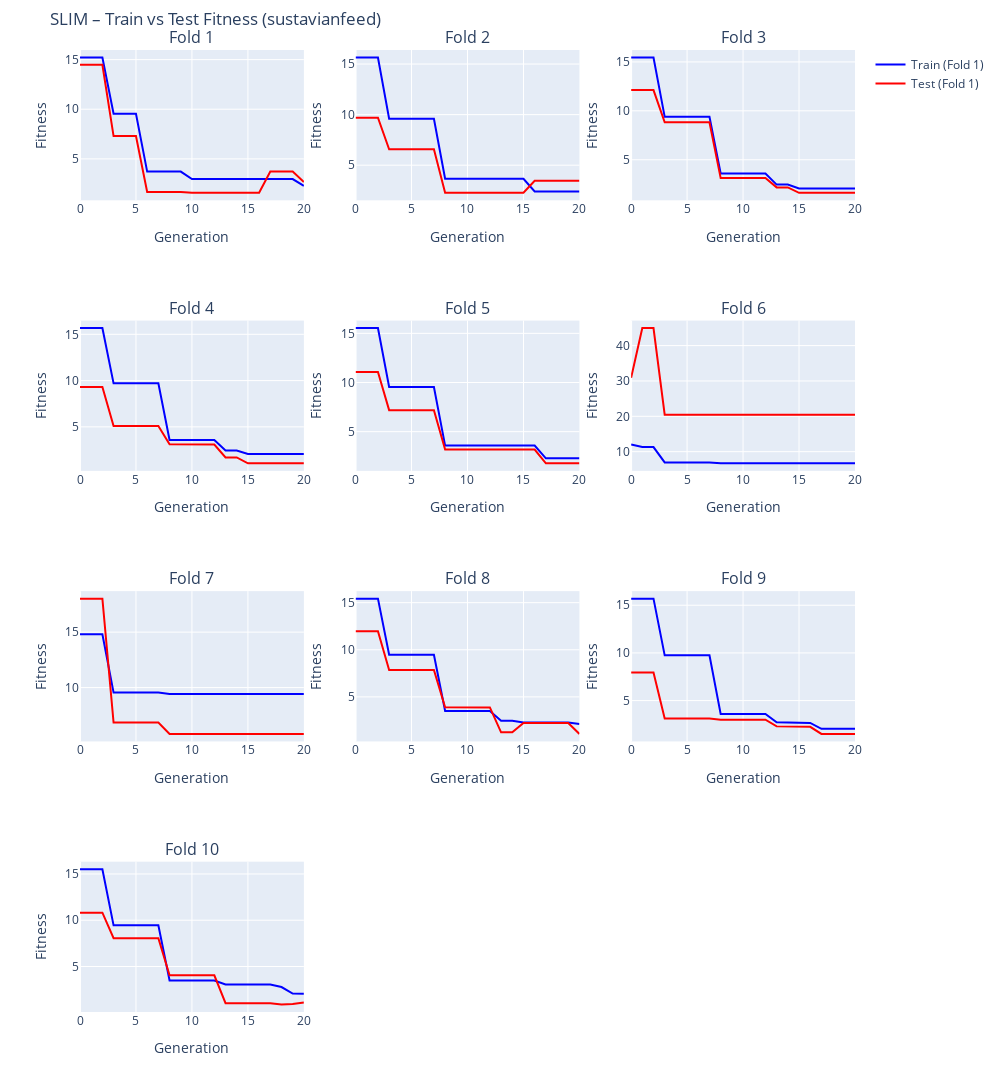

The notebook cell this image was saved under:
### Code cell
plot_SLIM_fitness_logs('SLIM', n_outer_cv, dataset_name='sustavianfeed')

### Figure 1 — Plotly figure (JSON) as saved in the notebook; plotly's stock layout.template omitted (floating-point values rounded to 4 significant figures)
{"data": [{"line": {"color": "blue"}, "mode": "lines", "name": "Train (Fold 1)", "showlegend": true, "type": "scatter", "x": [0, 1, 2, 3, 4, 5, 6, 7, 8, 9, 10, 11, 12, 13, 14, 15, 16, 17, 18, 19, 20], "xaxis": "x", "y": [15.21, 15.21, 15.21, 9.55, 9.55, 9.55, 3.717, 3.717, 3.717, 3.717, 2.971, 2.971, 2.971, 2.971, 2.971, 2.971, 2.971, 2.965, 2.965, 2.965, 2.27], "yaxis": "y"}, {"line": {"color": "red"}, "mode": "lines", "name": "Test (Fold 1)", "showlegend": true, "type": "scatter", "x": [0, 1, 2, 3, 4, 5, 6, 7, 8, 9, 10, 11, 12, 13, 14, 15, 16, 17, 18, 19, 20], "xaxis": "x", "y": [14.48, 14.48, 14.48, 7.293, 7.293, 7.293, 1.669, 1.669, 1.669, 1.669, 1.581, 1.581, 1.581, 1.581, 1.581, 1.581, 1.581, 3.714, 3.714, 3.714, 2.662], "yaxis": "y"}, {"line": {"color": "blue"}, "mode": "lines", "name": "Train (Fold 2)", "showlegend": false, "type": "scatter", "x": [0, 1, 2, 3, 4, 5, 6, 7, 8, 9, 10, 11, 12, 13, 14, 15, 16, 17, 18, 19, 20], "xaxis": "x2", "y": [15.65, 15.65, 15.65, 9.596, 9.596, 9.596, 9.596, 9.596, 3.661, 3.661, 3.661, 3.661, 3.661, 3.661, 3.661, 3.661, 2.41, 2.41, 2.41, 2.41, 2.41], "yaxis": "y2"}, {"line": {"color": "red"}, "mode": "lines", "name": "Test (Fold 2)", "showlegend": false, "type": "scatter", "x": [0, 1, 2, 3, 4, 5, 6, 7, 8, 9, 10, 11, 12, 13, 14, 15, 16, 17, 18, 19, 20], "xaxis": "x2", "y": [9.697, 9.697, 9.697, 6.573, 6.573, 6.573, 6.573, 6.573, 2.273, 2.273, 2.273, 2.273, 2.273, 2.273, 2.273, 2.273, 3.467, 3.467, 3.467, 3.467, 3.467], "yaxis": "y2"}, {"line": {"color": "blue"}, "mode": "lines", "name": "Train (Fold 3)", "showlegend": false, "type": "scatter", "x": [0, 1, 2, 3, 4, 5, 6, 7, 8, 9, 10, 11, 12, 13, 14, 15, 16, 17, 18, 19, 20], "xaxis": "x3", "y": [15.45, 15.45, 15.45, 9.383, 9.383, 9.383, 9.383, 9.383, 3.587, 3.587, 3.587, 3.587, 3.587, 2.459, 2.459, 2.069, 2.069, 2.069, 2.069, 2.069, 2.069], "yaxis": "y3"}, {"line": {"color": "red"}, "mode": "lines", "name": "Test (Fold 3)", "showlegend": false, "type": "scatter", "x": [0, 1, 2, 3, 4, 5, 6, 7, 8, 9, 10, 11, 12, 13, 14, 15, 16, 17, 18, 19, 20], "xaxis": "x3", "y": [12.12, 12.12, 12.12, 8.831, 8.831, 8.831, 8.831, 8.831, 3.123, 3.123, 3.123, 3.123, 3.123, 2.175, 2.175, 1.621, 1.621, 1.621, 1.621, 1.621, 1.621], "yaxis": "y3"}, {"line": {"color": "blue"}, "mode": "lines", "name": "Train (Fold 4)", "showlegend": false, "type": "scatter", "x": [0, 1, 2, 3, 4, 5, 6, 7, 8, 9, 10, 11, 12, 13, 14, 15, 16, 17, 18, 19, 20], "xaxis": "x4", "y": [15.67, 15.67, 15.67, 9.7, 9.7, 9.7, 9.7, 9.7, 3.589, 3.589, 3.589, 3.576, 3.576, 2.447, 2.447, 2.065, 2.065, 2.065, 2.065, 2.065, 2.065], "yaxis": "y4"}, {"line": {"color": "red"}, "mode": "lines", "name": "Test (Fold 4)", "showlegend": false, "type": "scatter", "x": [0, 1, 2, 3, 4, 5, 6, 7, 8, 9, 10, 11, 12, 13, 14, 15, 16, 17, 18, 19, 20], "xaxis": "x4", "y": [9.298, 9.298, 9.298, 5.091, 5.091, 5.091, 5.091, 5.091, 3.111, 3.111, 3.111, 3.096, 3.096, 1.698, 1.698, 1.056, 1.056, 1.056, 1.056, 1.056, 1.056], "yaxis": "y4"}, {"line": {"color": "blue"}, "mode": "lines", "name": "Train (Fold 5)", "showlegend": false, "type": "scatter", "x": [0, 1, 2, 3, 4, 5, 6, 7, 8, 9, 10, 11, 12, 13, 14, 15, 16, 17, 18, 19, 20], "xaxis": "x5", "y": [15.54, 15.54, 15.54, 9.544, 9.544, 9.544, 9.544, 9.544, 3.582, 3.582, 3.582, 3.582, 3.582, 3.582, 3.582, 3.582, 3.582, 2.284, 2.284, 2.284, 2.284], "yaxis": "y5"}, {"line": {"color": "red"}, "mode": "lines", "name": "Test (Fold 5)", "showlegend": false, "type": "scatter", "x": [0, 1, 2, 3, 4, 5, 6, 7, 8, 9, 10, 11, 12, 13, 14, 15, 16, 17, 18, 19, 20], "xaxis": "x5", "y": [11.08, 11.08, 11.08, 7.187, 7.187, 7.187, 7.187, 7.187, 3.178, 3.178, 3.178, 3.178, 3.178, 3.178, 3.178, 3.178, 3.178, 1.774, 1.774, 1.774, 1.774], "yaxis": "y5"}, {"line": {"color": "blue"}, "mode": "lines", "name": "Train (Fold 6)", "showlegend": false, "type": "scatter", "x": [0, 1, 2, 3, 4, 5, 6, 7, 8, 9, 10, 11, 12, 13, 14, 15, 16, 17, 18, 19, 20], "xaxis": "x6", "y": [12.02, 11.29, 11.29, 6.959, 6.959, 6.959, 6.959, 6.959, 6.691, 6.691, 6.691, 6.691, 6.691, 6.691, 6.691, 6.691, 6.691, 6.691, 6.691, 6.691, 6.691], "yaxis": "y6"}, {"line": {"color": "red"}, "mode": "lines", "name": "Test (Fold 6)", "showlegend": false, "type": "scatter", "x": [0, 1, 2, 3, 4, 5, 6, 7, 8, 9, 10, 11, 12, 13, 14, 15, 16, 17, 18, 19, 20], "xaxis": "x6", "y": [30.92, 44.95, 44.95, 20.46, 20.46, 20.46, 20.46, 20.46, 20.42, 20.42, 20.42, 20.42, 20.42, 20.42, 20.42, 20.42, 20.42, 20.42, 20.42, 20.42, 20.42], "yaxis": "y6"}, {"line": {"color": "blue"}, "mode": "lines", "name": "Train (Fold 7)", "showlegend": false, "type": "scatter", "x": [0, 1, 2, 3, 4, 5, 6, 7, 8, 9, 10, 11, 12, 13, 14, 15, 16, 17, 18, 19, 20], "xaxis": "x7", "y": [14.8, 14.8, 14.8, 9.546, 9.546, 9.546, 9.546, 9.546, 9.418, 9.418, 9.418, 9.418, 9.418, 9.418, 9.418, 9.418, 9.418, 9.418, 9.418, 9.418, 9.418], "yaxis": "y7"}, {"line": {"color": "red"}, "mode": "lines", "name": "Test (Fold 7)", "showlegend": false, "type": "scatter", "x": [0, 1, 2, 3, 4, 5, 6, 7, 8, 9, 10, 11, 12, 13, 14, 15, 16, 17, 18, 19, 20], "xaxis": "x7", "y": [18.02, 18.02, 18.02, 6.848, 6.848, 6.848, 6.848, 6.848, 5.817, 5.817, 5.817, 5.817, 5.817, 5.817, 5.817, 5.817, 5.817, 5.817, 5.817, 5.817, 5.817], "yaxis": "y7"}, {"line": {"color": "blue"}, "mode": "lines", "name": "Train (Fold 8)", "showlegend": false, "type": "scatter", "x": [0, 1, 2, 3, 4, 5, 6, 7, 8, 9, 10, 11, 12, 13, 14, 15, 16, 17, 18, 19, 20], "xaxis": "x8", "y": [15.43, 15.43, 15.43, 9.467, 9.467, 9.467, 9.467, 9.467, 3.503, 3.503, 3.503, 3.491, 3.491, 2.468, 2.468, 2.291, 2.291, 2.291, 2.291, 2.291, 2.133], "yaxis": "y8"}, {"line": {"color": "red"}, "mode": "lines", "name": "Test (Fold 8)", "showlegend": false, "type": "scatter", "x": [0, 1, 2, 3, 4, 5, 6, 7, 8, 9, 10, 11, 12, 13, 14, 15, 16, 17, 18, 19, 20], "xaxis": "x8", "y": [11.96, 11.96, 11.96, 7.843, 7.843, 7.843, 7.843, 7.843, 3.894, 3.894, 3.894, 3.879, 3.879, 1.235, 1.235, 2.235, 2.235, 2.235, 2.235, 2.235, 1.067], "yaxis": "y8"}, {"line": {"color": "blue"}, "mode": "lines", "name": "Train (Fold 9)", "showlegend": false, "type": "scatter", "x": [0, 1, 2, 3, 4, 5, 6, 7, 8, 9, 10, 11, 12, 13, 14, 15, 16, 17, 18, 19, 20], "xaxis": "x9", "y": [15.69, 15.69, 15.69, 9.746, 9.746, 9.746, 9.746, 9.746, 3.594, 3.594, 3.594, 3.594, 3.594, 2.713, 2.713, 2.713, 2.653, 2.032, 2.032, 2.032, 2.032], "yaxis": "y9"}, {"line": {"color": "red"}, "mode": "lines", "name": "Test (Fold 9)", "showlegend": false, "type": "scatter", "x": [0, 1, 2, 3, 4, 5, 6, 7, 8, 9, 10, 11, 12, 13, 14, 15, 16, 17, 18, 19, 20], "xaxis": "x9", "y": [7.937, 7.937, 7.937, 3.115, 3.115, 3.115, 3.115, 3.115, 2.995, 2.995, 2.995, 2.995, 2.995, 2.292, 2.292, 2.292, 2.248, 1.501, 1.501, 1.501, 1.501], "yaxis": "y9"}, {"line": {"color": "blue"}, "mode": "lines", "name": "Train (Fold 10)", "showlegend": false, "type": "scatter", "x": [0, 1, 2, 3, 4, 5, 6, 7, 8, 9, 10, 11, 12, 13, 14, 15, 16, 17, 18, 19, 20], "xaxis": "x10", "y": [15.51, 15.51, 15.51, 9.448, 9.448, 9.448, 9.448, 9.448, 3.485, 3.485, 3.485, 3.485, 3.485, 3.053, 3.053, 3.053, 3.053, 3.053, 2.777, 2.08, 2.048], "yaxis": "y10"}, {"line": {"color": "red"}, "mode": "lines", "name": "Test (Fold 10)", "showlegend": false, "type": "scatter", "x": [0, 1, 2, 3, 4, 5, 6, 7, 8, 9, 10, 11, 12, 13, 14, 15, 16, 17, 18, 19, 20], "xaxis": "x10", "y": [10.82, 10.82, 10.82, 8.064, 8.064, 8.064, 8.064, 8.064, 4.049, 4.049, 4.049, 4.049, 4.049, 1.034, 1.034, 1.034, 1.034, 1.034, 0.8934, 0.9361, 1.111], "yaxis": "y10"}], "layout": {"annotations": [{"font": {"size": 16}, "showarrow": false, "text": "Fold 1", "x": 0.1444, "xanchor": "center", "xref": "paper", "y": 1, "yanchor": "bottom", "yref": "paper"}, {"font": {"size": 16}, "showarrow": false, "text": "Fold 2", "x": 0.5, "xanchor": "center", "xref": "paper", "y": 1, "yanchor": "bottom", "yref": "paper"}, {"font": {"size": 16}, "showarrow": false, "text": "Fold 3", "x": 0.8556, "xanchor": "center", "xref": "paper", "y": 1, "yanchor": "bottom", "yref": "paper"}, {"font": {"size": 16}, "showarrow": false, "text": "Fold 4", "x": 0.1444, "xanchor": "center", "xref": "paper", "y": 0.7188, "yanchor": "bottom", "yref": "paper"}, {"font": {"size": 16}, "showarrow": false, "text": "Fold 5", "x": 0.5, "xanchor": "center", "xref": "paper", "y": 0.7188, "yanchor": "bottom", "yref": "paper"}, {"font": {"size": 16}, "showarrow": false, "text": "Fold 6", "x": 0.8556, "xanchor": "center", "xref": "paper", "y": 0.7188, "yanchor": "bottom", "yref": "paper"}, {"font": {"size": 16}, "showarrow": false, "text": "Fold 7", "x": 0.1444, "xanchor": "center", "xref": "paper", "y": 0.4375, "yanchor": "bottom", "yref": "paper"}, {"font": {"size": 16}, "showarrow": false, "text": "Fold 8", "x": 0.5, "xanchor": "center", "xref": "paper", "y": 0.4375, "yanchor": "bottom", "yref": "paper"}, {"font": {"size": 16}, "showarrow": false, "text": "Fold 9", "x": 0.8556, "xanchor": "center", "xref": "paper", "y": 0.4375, "yanchor": "bottom", "yref": "paper"}, {"font": {"size": 16}, "showarrow": false, "text": "Fold 10", "x": 0.1444, "xanchor": "center", "xref": "paper", "y": 0.1562, "yanchor": "bottom", "yref": "paper"}], "height": 1400, "margin": {"t": 50}, "title": {"text": "SLIM – Train vs Test Fitness (sustavianfeed)"}, "width": 1000, "xaxis": {"anchor": "y", "domain": [0, 0.2889], "title": {"text": "Generation"}}, "xaxis10": {"anchor": "y10", "domain": [0, 0.2889], "title": {"text": "Generation"}}, "xaxis11": {"anchor": "y11", "domain": [0.3556, 0.6444]}, "xaxis12": {"anchor": "y12", "domain": [0.7111, 1]}, "xaxis2": {"anchor": "y2", "domain": [0.3556, 0.6444], "title": {"text": "Generation"}}, "xaxis3": {"anchor": "y3", "domain": [0.7111, 1], "title": {"text": "Generation"}}, "xaxis4": {"anchor": "y4", "domain": [0, 0.2889], "title": {"text": "Generation"}}, "xaxis5": {"anchor": "y5", "domain": [0.3556, 0.6444], "title": {"text": "Generation"}}, "xaxis6": {"anchor": "y6", "domain": [0.7111, 1], "title": {"text": "Generation"}}, "xaxis7": {"anchor": "y7", "domain": [0, 0.2889], "title": {"text": "Generation"}}, "xaxis8": {"anchor": "y8", "domain": [0.3556, 0.6444], "title": {"text": "Generation"}}, "xaxis9": {"anchor": "y9", "domain": [0.7111, 1], "title": {"text": "Generation"}}, "yaxis": {"anchor": "x", "domain": [0.8438, 1], "title": {"text": "Fitness"}}, "yaxis10": {"anchor": "x10", "domain": [0, 0.1562], "title": {"text": "Fitness"}}, "yaxis11": {"anchor": "x11", "domain": [0, 0.1562]}, "yaxis12": {"anchor": "x12", "domain": [0, 0.1562]}, "yaxis2": {"anchor": "x2", "domain": [0.8438, 1], "title": {"text": "Fitness"}}, "yaxis3": {"anchor": "x3", "domain": [0.8438, 1], "title": {"text": "Fitness"}}, "yaxis4": {"anchor": "x4", "domain": [0.5625, 0.7188], "title": {"text": "Fitness"}}, "yaxis5": {"anchor": "x5", "domain": [0.5625, 0.7188], "title": {"text": "Fitness"}}, "yaxis6": {"anchor": "x6", "domain": [0.5625, 0.7188], "title": {"text": "Fitness"}}, "yaxis7": {"anchor": "x7", "domain": [0.2812, 0.4375], "title": {"text": "Fitness"}}, "yaxis8": {"anchor": "x8", "domain": [0.2812, 0.4375], "title": {"text": "Fitness"}}, "yaxis9": {"anchor": "x9", "domain": [0.2812, 0.4375], "title": {"text": "Fitness"}}}}
